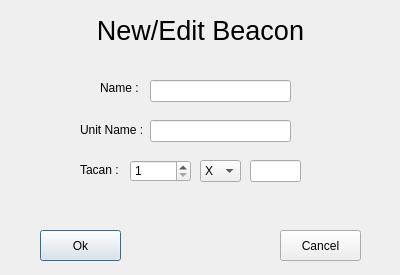
<?xml version="1.0" encoding="UTF-8"?>
<ui version="4.0">
 <class>BeaconWindowClass</class>
 <widget class="QDialog" name="BeaconWindowClass">
  <property name="geometry">
   <rect>
    <x>0</x>
    <y>0</y>
    <width>400</width>
    <height>275</height>
   </rect>
  </property>
  <property name="sizePolicy">
   <sizepolicy hsizetype="Fixed" vsizetype="Fixed">
    <horstretch>0</horstretch>
    <verstretch>0</verstretch>
   </sizepolicy>
  </property>
  <property name="windowTitle">
   <string>BeaconWindow</string>
  </property>
  <widget class="QLabel" name="window_title">
   <property name="geometry">
    <rect>
     <x>0</x>
     <y>10</y>
     <width>401</width>
     <height>41</height>
    </rect>
   </property>
   <property name="font">
    <font>
     <pointsize>20</pointsize>
    </font>
   </property>
   <property name="text">
    <string>New/Edit Beacon</string>
   </property>
   <property name="alignment">
    <set>Qt::AlignCenter</set>
   </property>
  </widget>
  <widget class="QLabel" name="name_label">
   <property name="geometry">
    <rect>
     <x>100</x>
     <y>80</y>
     <width>49</width>
     <height>16</height>
    </rect>
   </property>
   <property name="text">
    <string>Name :</string>
   </property>
  </widget>
  <widget class="QLineEdit" name="name">
   <property name="geometry">
    <rect>
     <x>150</x>
     <y>80</y>
     <width>141</width>
     <height>22</height>
    </rect>
   </property>
  </widget>
  <widget class="QLabel" name="unit_name_label">
   <property name="geometry">
    <rect>
     <x>80</x>
     <y>120</y>
     <width>71</width>
     <height>20</height>
    </rect>
   </property>
   <property name="text">
    <string>Unit Name :</string>
   </property>
  </widget>
  <widget class="QLineEdit" name="unit_name">
   <property name="geometry">
    <rect>
     <x>150</x>
     <y>120</y>
     <width>141</width>
     <height>22</height>
    </rect>
   </property>
  </widget>
  <widget class="QSpinBox" name="tacan">
   <property name="geometry">
    <rect>
     <x>130</x>
     <y>160</y>
     <width>61</width>
     <height>22</height>
    </rect>
   </property>
   <property name="minimum">
    <number>1</number>
   </property>
   <property name="maximum">
    <number>126</number>
   </property>
   <property name="singleStep">
    <number>1</number>
   </property>
   <property name="value">
    <number>1</number>
   </property>
  </widget>
  <widget class="QLabel" name="tacan_label">
   <property name="geometry">
    <rect>
     <x>80</x>
     <y>160</y>
     <width>41</width>
     <height>20</height>
    </rect>
   </property>
   <property name="text">
    <string>Tacan :</string>
   </property>
  </widget>
  <widget class="QLineEdit" name="tacan_morse">
   <property name="geometry">
    <rect>
     <x>250</x>
     <y>160</y>
     <width>51</width>
     <height>22</height>
    </rect>
   </property>
   <property name="text">
    <string/>
   </property>
   <property name="maxLength">
    <number>3</number>
   </property>
  </widget>
  <widget class="QComboBox" name="tacan_band">
   <property name="geometry">
    <rect>
     <x>200</x>
     <y>160</y>
     <width>41</width>
     <height>22</height>
    </rect>
   </property>
   <item>
    <property name="text">
     <string>X</string>
    </property>
   </item>
   <item>
    <property name="text">
     <string>Y</string>
    </property>
   </item>
  </widget>
  <widget class="QLabel" name="error_msg">
   <property name="geometry">
    <rect>
     <x>10</x>
     <y>200</y>
     <width>381</width>
     <height>21</height>
    </rect>
   </property>
   <property name="font">
    <font>
     <pointsize>14</pointsize>
    </font>
   </property>
   <property name="styleSheet">
    <string notr="true">color: red;</string>
   </property>
   <property name="text">
    <string/>
   </property>
   <property name="alignment">
    <set>Qt::AlignCenter</set>
   </property>
  </widget>
  <widget class="QPushButton" name="ok_btn">
   <property name="geometry">
    <rect>
     <x>40</x>
     <y>230</y>
     <width>81</width>
     <height>31</height>
    </rect>
   </property>
   <property name="text">
    <string>Ok</string>
   </property>
  </widget>
  <widget class="QPushButton" name="cancel_btn">
   <property name="geometry">
    <rect>
     <x>280</x>
     <y>230</y>
     <width>81</width>
     <height>31</height>
    </rect>
   </property>
   <property name="text">
    <string>Cancel</string>
   </property>
  </widget>
 </widget>
 <layoutdefault spacing="6" margin="11"/>
 <resources/>
 <connections/>
</ui>
